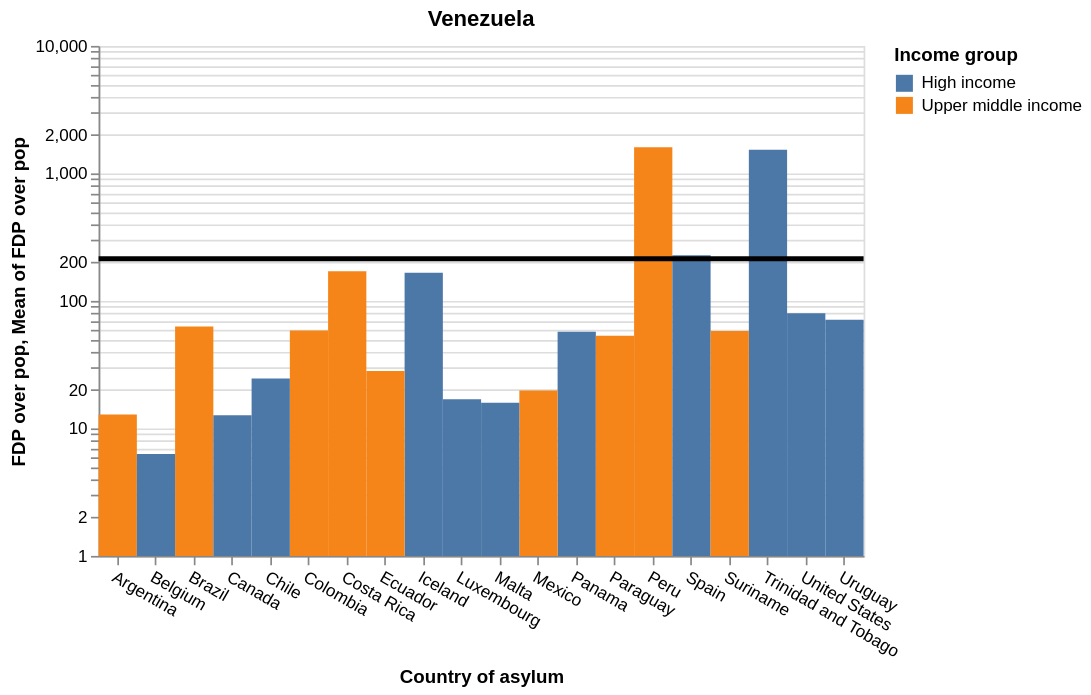

Specify this chart in Vega-Lite:
### Vega-Lite specification from a JSON file in a GitHub repository (floating-point values rounded to 4 significant figures)
{"$schema": "https://vega.github.io/schema/vega-lite/v5.json", "description": "A simple bar chart with embedded data.", "width": 450, "height": 300, "title": "Venezuela", "data": {"values": [{"Country of origin (ISO)": "VEN", "Country of asylum (ISO)": "PER", "Country of origin": "Venezuela", "Country of asylum": "Peru", "FDP": "535920", "Income group": "Upper middle income", "population": "33359416", "asylum_latitude": "-9.189967", "asylum_longitude": "-75.015152", "origin_latitude": "6.42375", "origin_longitude": "-66.58973", "FDP over pop": "1606.5", "fdprank": "1", "rank": "1"}, {"Country of origin (ISO)": "VEN", "Country of asylum (ISO)": "TTO", "Country of origin": "Venezuela", "Country of asylum": "Trinidad and Tobago", "FDP": "21543", "Income group": "High income", "population": "1403374", "asylum_latitude": "10.691803", "asylum_longitude": "-61.222503", "origin_latitude": "6.42375", "origin_longitude": "-66.58973", "FDP over pop": "1535.09", "fdprank": "7", "rank": "2"}, {"Country of origin (ISO)": "VEN", "Country of asylum (ISO)": "ESP", "Country of origin": "Venezuela", "Country of asylum": "Spain", "FDP": "107697", "Income group": "High income", "population": "47326687", "asylum_latitude": "40.463667", "asylum_longitude": "-3.74922", "origin_latitude": "6.42375", "origin_longitude": "-66.58973", "FDP over pop": "227.56", "fdprank": "4", "rank": "3"}, {"Country of origin (ISO)": "VEN", "Country of asylum (ISO)": "CRI", "Country of origin": "Venezuela", "Country of asylum": "Costa Rica", "FDP": "8780", "Income group": "Upper middle income", "population": "5139053", "asylum_latitude": "9.748917", "asylum_longitude": "-83.753428", "origin_latitude": "6.42375", "origin_longitude": "-66.58973", "FDP over pop": "170.85", "fdprank": "8", "rank": "4"}, {"Country of origin (ISO)": "VEN", "Country of asylum (ISO)": "ISL", "Country of origin": "Venezuela", "Country of asylum": "Iceland", "FDP": "619", "Income group": "High income", "population": "372295", "asylum_latitude": "64.963051", "asylum_longitude": "-19.020835", "origin_latitude": "6.42375", "origin_longitude": "-66.58973", "FDP over pop": "166.27", "fdprank": "20", "rank": "5"}, {"Country of origin (ISO)": "VEN", "Country of asylum (ISO)": "USA", "Country of origin": "Venezuela", "Country of asylum": "United States", "FDP": "265480", "Income group": "High income", "population": "331893745", "asylum_latitude": "37.09024", "asylum_longitude": "-95.712891", "origin_latitude": "6.42375", "origin_longitude": "-66.58973", "FDP over pop": "79.99", "fdprank": "2", "rank": "6"}, {"Country of origin (ISO)": "VEN", "Country of asylum (ISO)": "URY", "Country of origin": "Venezuela", "Country of asylum": "Uruguay", "FDP": "2478", "Income group": "High income", "population": "3485152", "asylum_latitude": "-32.522779", "asylum_longitude": "-55.765835", "origin_latitude": "6.42375", "origin_longitude": "-66.58973", "FDP over pop": "71.1", "fdprank": "16", "rank": "7"}, {"Country of origin (ISO)": "VEN", "Country of asylum (ISO)": "BRA", "Country of origin": "Venezuela", "Country of asylum": "Brazil", "FDP": "134669", "Income group": "Upper middle income", "population": "213993441", "asylum_latitude": "-14.235004", "asylum_longitude": "-51.92528", "origin_latitude": "6.42375", "origin_longitude": "-66.58973", "FDP over pop": "62.93", "fdprank": "3", "rank": "8"}, {"Country of origin (ISO)": "VEN", "Country of asylum (ISO)": "COL", "Country of origin": "Venezuela", "Country of asylum": "Colombia", "FDP": "30082", "Income group": "Upper middle income", "population": "51265841", "asylum_latitude": "4.570868", "asylum_longitude": "-74.297333", "origin_latitude": "6.42375", "origin_longitude": "-66.58973", "FDP over pop": "58.68", "fdprank": "5", "rank": "9"}, {"Country of origin (ISO)": "VEN", "Country of asylum (ISO)": "SUR", "Country of origin": "Venezuela", "Country of asylum": "Suriname", "FDP": "343", "Income group": "Upper middle income", "population": "591798", "asylum_latitude": "3.919305", "asylum_longitude": "-56.027783", "origin_latitude": "6.42375", "origin_longitude": "-66.58973", "FDP over pop": "57.96", "fdprank": "22", "rank": "10"}, {"Country of origin (ISO)": "VEN", "Country of asylum (ISO)": "PAN", "Country of origin": "Venezuela", "Country of asylum": "Panama", "FDP": "2514", "Income group": "High income", "population": "4381583", "asylum_latitude": "8.537981", "asylum_longitude": "-80.782127", "origin_latitude": "6.42375", "origin_longitude": "-66.58973", "FDP over pop": "57.38", "fdprank": "15", "rank": "11"}, {"Country of origin (ISO)": "VEN", "Country of asylum (ISO)": "PRY", "Country of origin": "Venezuela", "Country of asylum": "Paraguay", "FDP": "3852", "Income group": "Upper middle income", "population": "7219641", "asylum_latitude": "-23.442503", "asylum_longitude": "-58.443832", "origin_latitude": "6.42375", "origin_longitude": "-66.58973", "FDP over pop": "53.35", "fdprank": "13", "rank": "12"}, {"Country of origin (ISO)": "VEN", "Country of asylum (ISO)": "ECU", "Country of origin": "Venezuela", "Country of asylum": "Ecuador", "FDP": "5053", "Income group": "Upper middle income", "population": "17888474", "asylum_latitude": "-1.831239", "asylum_longitude": "-78.183406", "origin_latitude": "6.42375", "origin_longitude": "-66.58973", "FDP over pop": "28.25", "fdprank": "10", "rank": "13"}, {"Country of origin (ISO)": "VEN", "Country of asylum (ISO)": "CHL", "Country of origin": "Venezuela", "Country of asylum": "Chile", "FDP": "4736", "Income group": "High income", "population": "19212362", "asylum_latitude": "-35.675147", "asylum_longitude": "-71.542969", "origin_latitude": "6.42375", "origin_longitude": "-66.58973", "FDP over pop": "24.65", "fdprank": "12", "rank": "14"}, {"Country of origin (ISO)": "VEN", "Country of asylum (ISO)": "MEX", "Country of origin": "Venezuela", "Country of asylum": "Mexico", "FDP": "25797", "Income group": "Upper middle income", "population": "130262220", "asylum_latitude": "23.634501", "asylum_longitude": "-102.552784", "origin_latitude": "6.42375", "origin_longitude": "-66.58973", "FDP over pop": "19.8", "fdprank": "6", "rank": "15"}, {"Country of origin (ISO)": "VEN", "Country of asylum (ISO)": "LUX", "Country of origin": "Venezuela", "Country of asylum": "Luxembourg", "FDP": "108", "Income group": "High income", "population": "639070", "asylum_latitude": "49.815273", "asylum_longitude": "6.129583", "origin_latitude": "6.42375", "origin_longitude": "-66.58973", "FDP over pop": "16.9", "fdprank": "29", "rank": "16"}, {"Country of origin (ISO)": "VEN", "Country of asylum (ISO)": "MLT", "Country of origin": "Venezuela", "Country of asylum": "Malta", "FDP": "82", "Income group": "High income", "population": "516869", "asylum_latitude": "35.937496", "asylum_longitude": "14.375416", "origin_latitude": "6.42375", "origin_longitude": "-66.58973", "FDP over pop": "15.86", "fdprank": "33", "rank": "17"}, {"Country of origin (ISO)": "VEN", "Country of asylum (ISO)": "ARG", "Country of origin": "Venezuela", "Country of asylum": "Argentina", "FDP": "5895", "Income group": "Upper middle income", "population": "45808747", "asylum_latitude": "-38.416097", "asylum_longitude": "-63.616672", "origin_latitude": "6.42375", "origin_longitude": "-66.58973", "FDP over pop": "12.87", "fdprank": "9", "rank": "18"}, {"Country of origin (ISO)": "VEN", "Country of asylum (ISO)": "CAN", "Country of origin": "Venezuela", "Country of asylum": "Canada", "FDP": "4856", "Income group": "High income", "population": "38246108", "asylum_latitude": "56.130366", "asylum_longitude": "-106.346771", "origin_latitude": "6.42375", "origin_longitude": "-66.58973", "FDP over pop": "12.7", "fdprank": "11", "rank": "19"}, {"Country of origin (ISO)": "VEN", "Country of asylum (ISO)": "BEL", "Country of origin": "Venezuela", "Country of asylum": "Belgium", "FDP": "729", "Income group": "High income", "population": "11587882", "asylum_latitude": "50.503887", "asylum_longitude": "4.469936", "origin_latitude": "6.42375", "origin_longitude": "-66.58973", "FDP over pop": "6.29", "fdprank": "19", "rank": "20"}, {"Country of origin (ISO)": "VEN", "Country of asylum (ISO)": "ITA", "Country of origin": "Venezuela", "Country of asylum": "Italy", "FDP": "3297", "Income group": "High income", "population": "59066225", "asylum_latitude": "41.87194", "asylum_longitude": "12.56738", "origin_latitude": "6.42375", "origin_longitude": "-66.58973", "FDP over pop": "5.58", "fdprank": "14", "rank": "21"}, {"Country of origin (ISO)": "VEN", "Country of asylum (ISO)": "IRL", "Country of origin": "Venezuela", "Country of asylum": "Ireland", "FDP": "201", "Income group": "High income", "population": "5028230", "asylum_latitude": "53.41291", "asylum_longitude": "-8.24389", "origin_latitude": "6.42375", "origin_longitude": "-66.58973", "FDP over pop": "4", "fdprank": "25", "rank": "22"}, {"Country of origin (ISO)": "VEN", "Country of asylum (ISO)": "DOM", "Country of origin": "Venezuela", "Country of asylum": "Dominican Rep.", "FDP": "278", "Income group": "Upper middle income", "population": "10953714", "asylum_latitude": "18.735693", "asylum_longitude": "-70.162651", "origin_latitude": "6.42375", "origin_longitude": "-66.58973", "FDP over pop": "2.54", "fdprank": "23", "rank": "23"}, {"Country of origin (ISO)": "VEN", "Country of asylum (ISO)": "FRA", "Country of origin": "Venezuela", "Country of asylum": "France", "FDP": "1657", "Income group": "High income", "population": "67499343", "asylum_latitude": "46.227638", "asylum_longitude": "2.213749", "origin_latitude": "6.42375", "origin_longitude": "-66.58973", "FDP over pop": "2.45", "fdprank": "18", "rank": "24"}, {"Country of origin (ISO)": "VEN", "Country of asylum (ISO)": "DEU", "Country of origin": "Venezuela", "Country of asylum": "Germany", "FDP": "1841", "Income group": "High income", "population": "83129285", "asylum_latitude": "51.165691", "asylum_longitude": "10.451526", "origin_latitude": "6.42375", "origin_longitude": "-66.58973", "FDP over pop": "2.21", "fdprank": "17", "rank": "25"}, {"Country of origin (ISO)": "VEN", "Country of asylum (ISO)": "BOL", "Country of origin": "Venezuela", "Country of asylum": "Bolivia", "FDP": "243", "Income group": "Lower middle income", "population": "11832936", "asylum_latitude": "-16.290154", "asylum_longitude": "-63.588653", "origin_latitude": "6.42375", "origin_longitude": "-66.58973", "FDP over pop": "2.05", "fdprank": "24", "rank": "26"}, {"Country of origin (ISO)": "VEN", "Country of asylum (ISO)": "AUS", "Country of origin": "Venezuela", "Country of asylum": "Australia", "FDP": "479", "Income group": "High income", "population": "25739256", "asylum_latitude": "-25.274398", "asylum_longitude": "133.775136", "origin_latitude": "6.42375", "origin_longitude": "-66.58973", "FDP over pop": "1.86", "fdprank": "21", "rank": "27"}, {"Country of origin (ISO)": "VEN", "Country of asylum (ISO)": "BRB", "Country of origin": "Venezuela", "Country of asylum": "Barbados", "FDP": "5", "Income group": "High income", "population": "287708", "asylum_latitude": "13.193887", "asylum_longitude": "-59.543198", "origin_latitude": "6.42375", "origin_longitude": "-66.58973", "FDP over pop": "1.74", "fdprank": "53", "rank": "28"}, {"Country of origin (ISO)": "VEN", "Country of asylum (ISO)": "AUT", "Country of origin": "Venezuela", "Country of asylum": "Austria", "FDP": "115", "Income group": "High income", "population": "8956279", "asylum_latitude": "47.516231", "asylum_longitude": "14.550072", "origin_latitude": "6.42375", "origin_longitude": "-66.58973", "FDP over pop": "1.28", "fdprank": "28", "rank": "29"}, {"Country of origin (ISO)": "VEN", "Country of asylum (ISO)": "CHE", "Country of origin": "Venezuela", "Country of asylum": "Switzerland", "FDP": "98", "Income group": "High income", "population": "8697723", "asylum_latitude": "46.818188", "asylum_longitude": "8.227512", "origin_latitude": "6.42375", "origin_longitude": "-66.58973", "FDP over pop": "1.13", "fdprank": "31", "rank": "30"}, {"Country of origin (ISO)": "VEN", "Country of asylum (ISO)": "NLD", "Country of origin": "Venezuela", "Country of asylum": "Netherlands", "FDP": "174", "Income group": "High income", "population": "17533405", "asylum_latitude": "52.132633", "asylum_longitude": "5.291266", "origin_latitude": "6.42375", "origin_longitude": "-66.58973", "FDP over pop": "0.99", "fdprank": "26", "rank": "31"}, {"Country of origin (ISO)": "VEN", "Country of asylum (ISO)": "GTM", "Country of origin": "Venezuela", "Country of asylum": "Guatemala", "FDP": "162", "Income group": "Upper middle income", "population": "17109746", "asylum_latitude": "15.783471", "asylum_longitude": "-90.230759", "origin_latitude": "6.42375", "origin_longitude": "-66.58973", "FDP over pop": "0.95", "fdprank": "27", "rank": "32"}, {"Country of origin (ISO)": "VEN", "Country of asylum (ISO)": "MNE", "Country of origin": "Venezuela", "Country of asylum": "Montenegro", "FDP": "5", "Income group": "Upper middle income", "population": "620173", "asylum_latitude": "42.708678", "asylum_longitude": "19.37439", "origin_latitude": "6.42375", "origin_longitude": "-66.58973", "FDP over pop": "0.81", "fdprank": "44", "rank": "33"}, {"Country of origin (ISO)": "VEN", "Country of asylum (ISO)": "SWE", "Country of origin": "Venezuela", "Country of asylum": "Sweden", "FDP": "82", "Income group": "High income", "population": "10415811", "asylum_latitude": "60.128161", "asylum_longitude": "18.643501", "origin_latitude": "6.42375", "origin_longitude": "-66.58973", "FDP over pop": "0.79", "fdprank": "32", "rank": "34"}, {"Country of origin (ISO)": "VEN", "Country of asylum (ISO)": "NOR", "Country of origin": "Venezuela", "Country of asylum": "Norway", "FDP": "41", "Income group": "High income", "population": "5408320", "asylum_latitude": "60.472024", "asylum_longitude": "8.468946", "origin_latitude": "6.42375", "origin_longitude": "-66.58973", "FDP over pop": "0.76", "fdprank": "35", "rank": "35"}, {"Country of origin (ISO)": "VEN", "Country of asylum (ISO)": "PRT", "Country of origin": "Venezuela", "Country of asylum": "Portugal", "FDP": "76", "Income group": "High income", "population": "10299423", "asylum_latitude": "39.399872", "asylum_longitude": "-8.224454", "origin_latitude": "6.42375", "origin_longitude": "-66.58973", "FDP over pop": "0.74", "fdprank": "34", "rank": "36"}, {"Country of origin (ISO)": "VEN", "Country of asylum (ISO)": "SLV", "Country of origin": "Venezuela", "Country of asylum": "El Salvador", "FDP": "25", "Income group": "Lower middle income", "population": "6518500", "asylum_latitude": "13.794185", "asylum_longitude": "-88.89653", "origin_latitude": "6.42375", "origin_longitude": "-66.58973", "FDP over pop": "0.38", "fdprank": "37", "rank": "37"}, {"Country of origin (ISO)": "VEN", "Country of asylum (ISO)": "HND", "Country of origin": "Venezuela", "Country of asylum": "Honduras", "FDP": "25", "Income group": "Lower middle income", "population": "10062994", "asylum_latitude": "15.199999", "asylum_longitude": "-86.241905", "origin_latitude": "6.42375", "origin_longitude": "-66.58973", "FDP over pop": "0.25", "fdprank": "36", "rank": "38"}, {"Country of origin (ISO)": "VEN", "Country of asylum (ISO)": "FIN", "Country of origin": "Venezuela", "Country of asylum": "Finland", "FDP": "13", "Income group": "High income", "population": "5541696", "asylum_latitude": "61.92411", "asylum_longitude": "25.748151", "origin_latitude": "6.42375", "origin_longitude": "-66.58973", "FDP over pop": "0.23", "fdprank": "41", "rank": "39"}, {"Country of origin (ISO)": "VEN", "Country of asylum (ISO)": "GRC", "Country of origin": "Venezuela", "Country of asylum": "Greece", "FDP": "19", "Income group": "High income", "population": "10664568", "asylum_latitude": "39.074208", "asylum_longitude": "21.824312", "origin_latitude": "6.42375", "origin_longitude": "-66.58973", "FDP over pop": "0.18", "fdprank": "38", "rank": "40"}, {"Country of origin (ISO)": "VEN", "Country of asylum (ISO)": "ALB", "Country of origin": "Venezuela", "Country of asylum": "Albania", "FDP": "5", "Income group": "Upper middle income", "population": "2811666", "asylum_latitude": "41.153332", "asylum_longitude": "20.168331", "origin_latitude": "6.42375", "origin_longitude": "-66.58973", "FDP over pop": "0.18", "fdprank": "45", "rank": "41"}, {"Country of origin (ISO)": "VEN", "Country of asylum (ISO)": "GBR", "Country of origin": "Venezuela", "Country of asylum": "United Kingdom", "FDP": "98", "Income group": "High income", "population": "67326569", "asylum_latitude": "55.378051", "asylum_longitude": "-3.435973", "origin_latitude": "6.42375", "origin_longitude": "-66.58973", "FDP over pop": "0.15", "fdprank": "30", "rank": "42"}, {"Country of origin (ISO)": "VEN", "Country of asylum (ISO)": "CZE", "Country of origin": "Venezuela", "Country of asylum": "Czechia", "FDP": "15", "Income group": "High income", "population": "10703446", "asylum_latitude": "49.817492", "asylum_longitude": "15.472962", "origin_latitude": "6.42375", "origin_longitude": "-66.58973", "FDP over pop": "0.14", "fdprank": "40", "rank": "43"}, {"Country of origin (ISO)": "VEN", "Country of asylum (ISO)": "NZL", "Country of origin": "Venezuela", "Country of asylum": "New Zealand", "FDP": "5", "Income group": "High income", "population": "5122600", "asylum_latitude": "-40.900557", "asylum_longitude": "174.885971", "origin_latitude": "6.42375", "origin_longitude": "-66.58973", "FDP over pop": "0.1", "fdprank": "51", "rank": "44"}, {"Country of origin (ISO)": "VEN", "Country of asylum (ISO)": "DNK", "Country of origin": "Venezuela", "Country of asylum": "Denmark", "FDP": "5", "Income group": "High income", "population": "5856733", "asylum_latitude": "56.26392", "asylum_longitude": "9.501785", "origin_latitude": "6.42375", "origin_longitude": "-66.58973", "FDP over pop": "0.09", "fdprank": "47", "rank": "45"}, {"Country of origin (ISO)": "VEN", "Country of asylum (ISO)": "LBN", "Country of origin": "Venezuela", "Country of asylum": "Lebanon", "FDP": "5", "Income group": "Upper middle income", "population": "6769151", "asylum_latitude": "33.854721", "asylum_longitude": "35.862285", "origin_latitude": "6.42375", "origin_longitude": "-66.58973", "FDP over pop": "0.07", "fdprank": "46", "rank": "46"}, {"Country of origin (ISO)": "VEN", "Country of asylum (ISO)": "KGZ", "Country of origin": "Venezuela", "Country of asylum": "Kyrgyzstan", "FDP": "5", "Income group": "Lower middle income", "population": "6694200", "asylum_latitude": "41.20438", "asylum_longitude": "74.766098", "origin_latitude": "6.42375", "origin_longitude": "-66.58973", "FDP over pop": "0.07", "fdprank": "49", "rank": "47"}, {"Country of origin (ISO)": "VEN", "Country of asylum (ISO)": "BGR", "Country of origin": "Venezuela", "Country of asylum": "Bulgaria", "FDP": "5", "Income group": "Upper middle income", "population": "6899125", "asylum_latitude": "42.733883", "asylum_longitude": "25.48583", "origin_latitude": "6.42375", "origin_longitude": "-66.58973", "FDP over pop": "0.07", "fdprank": "52", "rank": "48"}, {"Country of origin (ISO)": "VEN", "Country of asylum (ISO)": "ISR", "Country of origin": "Venezuela", "Country of asylum": "Israel", "FDP": "5", "Income group": "High income", "population": "9364000", "asylum_latitude": "31.046051", "asylum_longitude": "34.851612", "origin_latitude": "6.42375", "origin_longitude": "-66.58973", "FDP over pop": "0.05", "fdprank": "48", "rank": "49"}, {"Country of origin (ISO)": "VEN", "Country of asylum (ISO)": "JOR", "Country of origin": "Venezuela", "Country of asylum": "Jordan", "FDP": "5", "Income group": "Upper middle income", "population": "10269022", "asylum_latitude": "30.585164", "asylum_longitude": "36.238414", "origin_latitude": "6.42375", "origin_longitude": "-66.58973", "FDP over pop": "0.05", "fdprank": "54", "rank": "50"}, {"Country of origin (ISO)": "VEN", "Country of asylum (ISO)": "POL", "Country of origin": "Venezuela", "Country of asylum": "Poland", "FDP": "17", "Income group": "High income", "population": "37781024", "asylum_latitude": "51.919438", "asylum_longitude": "19.145136", "origin_latitude": "6.42375", "origin_longitude": "-66.58973", "FDP over pop": "0.04", "fdprank": "39", "rank": "51"}, {"Country of origin (ISO)": "VEN", "Country of asylum (ISO)": "KOR", "Country of origin": "Venezuela", "Country of asylum": "Rep. of Korea", "FDP": "12", "Income group": "High income", "population": "51744876", "asylum_latitude": "35.907757", "asylum_longitude": "127.766922", "origin_latitude": "6.42375", "origin_longitude": "-66.58973", "FDP over pop": "0.02", "fdprank": "42", "rank": "52"}, {"Country of origin (ISO)": "VEN", "Country of asylum (ISO)": "IND", "Country of origin": "Venezuela", "Country of asylum": "India", "FDP": "11", "Income group": "Lower middle income", "population": "1393409033", "asylum_latitude": "20.593684", "asylum_longitude": "78.96288", "origin_latitude": "6.42375", "origin_longitude": "-66.58973", "FDP over pop": "0", "fdprank": "43", "rank": "53"}, {"Country of origin (ISO)": "VEN", "Country of asylum (ISO)": "IDN", "Country of origin": "Venezuela", "Country of asylum": "Indonesia", "FDP": "5", "Income group": "Lower middle income", "population": "276361788", "asylum_latitude": "-0.789275", "asylum_longitude": "113.921327", "origin_latitude": "6.42375", "origin_longitude": "-66.58973", "FDP over pop": "0", "fdprank": "50", "rank": "54"}, {"Country of origin (ISO)": "VEN", "Country of asylum (ISO)": "ABW", "Country of origin": "Venezuela", "Country of asylum": "Aruba", "FDP": "0", "Income group": "High income", "population": "107195", "asylum_latitude": "12.52111", "asylum_longitude": "-69.968338", "origin_latitude": "6.42375", "origin_longitude": "-66.58973", "FDP over pop": "0", "fdprank": "55", "rank": "55"}, {"Country of origin (ISO)": "VEN", "Country of asylum (ISO)": "GRD", "Country of origin": "Venezuela", "Country of asylum": "Grenada", "FDP": "0", "Income group": "Upper middle income", "population": "113015", "asylum_latitude": "12.262776", "asylum_longitude": "-61.604171", "origin_latitude": "6.42375", "origin_longitude": "-66.58973", "FDP over pop": "0", "fdprank": "56", "rank": "56"}, {"Country of origin (ISO)": "VEN", "Country of asylum (ISO)": "GUY", "Country of origin": "Venezuela", "Country of asylum": "Guyana", "FDP": "0", "Income group": "Upper middle income", "population": "790329", "asylum_latitude": "4.860416", "asylum_longitude": "-58.93018", "origin_latitude": "6.42375", "origin_longitude": "-66.58973", "FDP over pop": "0", "fdprank": "57", "rank": "57"}, {"Country of origin (ISO)": "VEN", "Country of asylum (ISO)": "KNA", "Country of origin": "Venezuela", "Country of asylum": "Saint Kitts and Nevis", "FDP": "0", "Income group": "High income", "population": "53546", "asylum_latitude": "17.357822", "asylum_longitude": "-62.782998", "origin_latitude": "6.42375", "origin_longitude": "-66.58973", "FDP over pop": "0", "fdprank": "58", "rank": "58"}, {"Country of origin (ISO)": "VEN", "Country of asylum (ISO)": "VCT", "Country of origin": "Venezuela", "Country of asylum": "Saint Vincent and the Grenadines", "FDP": "0", "Income group": "Upper middle income", "population": "111269", "asylum_latitude": "12.984305", "asylum_longitude": "-61.287228", "origin_latitude": "6.42375", "origin_longitude": "-66.58973", "FDP over pop": "0", "fdprank": "59", "rank": "59"}, {"Country of origin (ISO)": "VEN", "Country of asylum (ISO)": "JAM", "Country of origin": "Venezuela", "Country of asylum": "Jamaica", "FDP": "0", "Income group": "Upper middle income", "population": "2973462", "asylum_latitude": "18.109581", "asylum_longitude": "-77.297508", "origin_latitude": "6.42375", "origin_longitude": "-66.58973", "FDP over pop": "0", "fdprank": "60", "rank": "60"}, {"Country of origin (ISO)": "VEN", "Country of asylum (ISO)": "CYM", "Country of origin": "Venezuela", "Country of asylum": "Cayman Islands", "FDP": "0", "Income group": "High income", "population": "66498", "asylum_latitude": "19.513469", "asylum_longitude": "-80.566956", "origin_latitude": "6.42375", "origin_longitude": "-66.58973", "FDP over pop": "0", "fdprank": "61", "rank": "61"}]}, "transform": [{"filter": "datum.rank <= 20"}], "layer": [{"mark": {"type": "rect"}, "encoding": {"x": {"field": "Country of asylum", "type": "nominal", "axis": {"labelAngle": 30}}, "y": {"field": "FDP over pop", "type": "quantitative", "scale": {"type": "log"}}, "color": {"field": "Income group"}, "tooltip": [{"field": "Country of asylum", "type": "nominal"}, {"field": "FDP over pop", "type": "quantitative", "title": "FDPs hosted per 100,000 pop.", "format": "0.2f"}, {"field": "FDP", "type": "quantitative", "title": "Total FDPs", "format": ","}], "opacity": {"value": 1}}}, {"mark": "rule", "encoding": {"y": {"aggregate": "mean", "field": "FDP over pop", "type": "quantitative"}, "color": {}, "size": {"value": 3}}}, {"mark": {"type": "text", "align": "center", "dx": -40, "dy": -120, "fontWeight": "bold"}, "encoding": {"x": {}, "y": {"aggregate": "mean", "field": "FDP over pop", "type": "quantitative"}, "text": {}}}], "config": {"view": {}, "background": "#ff000000"}}
